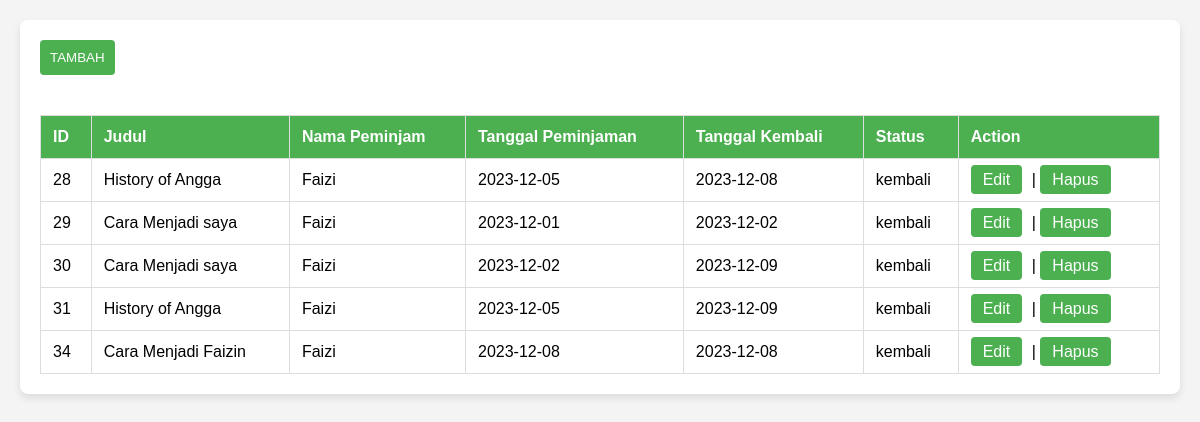
/peminjaman/index.php, run on the app's committed database.
### tables this page shows
CREATE TABLE `peminjaman` (
  `peminjaman_id` INT(11) NOT NULL,
  `buku_id` INT(11) DEFAULT NULL,
  `anggota_id` INT(11) DEFAULT NULL,
  `tanggal_peminjaman` DATE DEFAULT NULL,
  `tanggal_kembali` DATE DEFAULT NULL,
  `status` ENUM('dipinjam','kembali') DEFAULT 'dipinjam'
);

CREATE TABLE `buku` (
  `buku_id` INT(11) NOT NULL,
  `judul` VARCHAR(100) DEFAULT NULL,
  `pengarang` VARCHAR(100) DEFAULT NULL,
  `penerbit` VARCHAR(100) DEFAULT NULL,
  `tahun_terbit` INT(11) DEFAULT NULL,
  `sinopsis` TEXT DEFAULT NULL,
  `kategori_id` INT(11) DEFAULT NULL
);

CREATE TABLE `anggota` (
  `anggota_id` INT(11) NOT NULL,
  `nama` VARCHAR(100) DEFAULT NULL,
  `alamat` VARCHAR(200) DEFAULT NULL,
  `email` VARCHAR(100) DEFAULT NULL,
  `telepon` VARCHAR(20) DEFAULT NULL
);

### peminjaman/index.php (the view, shortened to what this page needs)
<?php
include '../koneksi.php';
?>
<!DOCTYPE html>
<html lang="en">
<head>
</head>
<body>
    <div class="loan-list">
        <?php
        $sql = "SELECT peminjaman.peminjaman_id, buku.judul, anggota.nama, peminjaman.tanggal_peminjaman, peminjaman.tanggal_kembali, peminjaman.status FROM `peminjaman` INNER JOIN `buku` ON peminjaman.buku_id=buku.buku_id INNER JOIN `anggota` ON peminjaman.anggota_id=anggota.anggota_id";
        $result = $mysqli->query($sql);
        echo "<a href='create.php'><button class='add-button'>TAMBAH</button></a>";
        if ($result->num_rows > 0) {
            echo "<table class='loan-table'>";
            echo "<tr><th>ID</th><th>Judul</th><th>Nama Peminjam</th><th>Tanggal Peminjaman</th><th>Tanggal Kembali</th><th>Status</th><th>Action</th></tr>";
            while ($row = $result->fetch_array()) {
                echo "<tr>";
                echo "<td>".$row["peminjaman_id"]."</td>";
                echo "<td>".$row["judul"]."</td>";
                echo "<td>".$row["nama"]."</td>";
                echo "<td>".$row["tanggal_peminjaman"]."</td>";
                echo "<td>".$row["tanggal_kembali"]."</td>";
                $status = $row["status"];
                echo  "<td>".$status."</td>";
                echo "<td class='action-links'><a href='update.php?id=".$row["peminjaman_id"]."'>Edit</a> | <a href='delete.php?id=".$row["peminjaman_id"]."'>Hapus</a></td>";
                echo "</tr>";
            }
            echo "</table>";
        } else {
            echo "Tidak ada data peminjaman.";
        }
        ?>
    </div>
</body>
</html>

### peminjaman/index.php (style rules this page uses)
body { font-family: 'Arial', sans-serif; background-color: #f4f4f4; margin: 0; padding: 0; }
.loan-list { margin: 20px; padding: 20px; background-color: #fff; border-radius: 8px; box-shadow: 0 4px 8px rgba(0, 0, 0, 0.1); }
.add-button { background-color: #4CAF50; color: white; padding: 10px; border: none; border-radius: 4px; cursor: pointer; margin-bottom: 20px; }
.loan-table { width: 100%; border-collapse: collapse; margin-top: 20px; }
.loan-table th, .loan-table td { border: 1px solid #ddd; padding: 12px; text-align: left; }
.loan-table th { background-color: #4CAF50; color: white; }
.action-links a { text-decoration: none; padding: 6px 12px; background-color: #4CAF50; color: white; border-radius: 4px; margin-right: 5px; }

### data on the page
peminjaman: peminjaman_id "28", buku.judul "History of Angga", anggota.nama "Faizi", tanggal_peminjaman "2023-12-05", tanggal_kembali "2023-12-08", status "kembali"
peminjaman: peminjaman_id "29", buku.judul "Cara Menjadi saya", anggota.nama "Faizi", tanggal_peminjaman "2023-12-01", tanggal_kembali "2023-12-02", status "kembali"
peminjaman: peminjaman_id "30", buku.judul "Cara Menjadi saya", anggota.nama "Faizi", tanggal_peminjaman "2023-12-02", tanggal_kembali "2023-12-09", status "kembali"
peminjaman: peminjaman_id "31", buku.judul "History of Angga", anggota.nama "Faizi", tanggal_peminjaman "2023-12-05", tanggal_kembali "2023-12-09", status "kembali"
peminjaman: peminjaman_id "34", buku.judul "Cara Menjadi Faizin", anggota.nama "Faizi", tanggal_peminjaman "2023-12-08", tanggal_kembali "2023-12-08", status "kembali"
